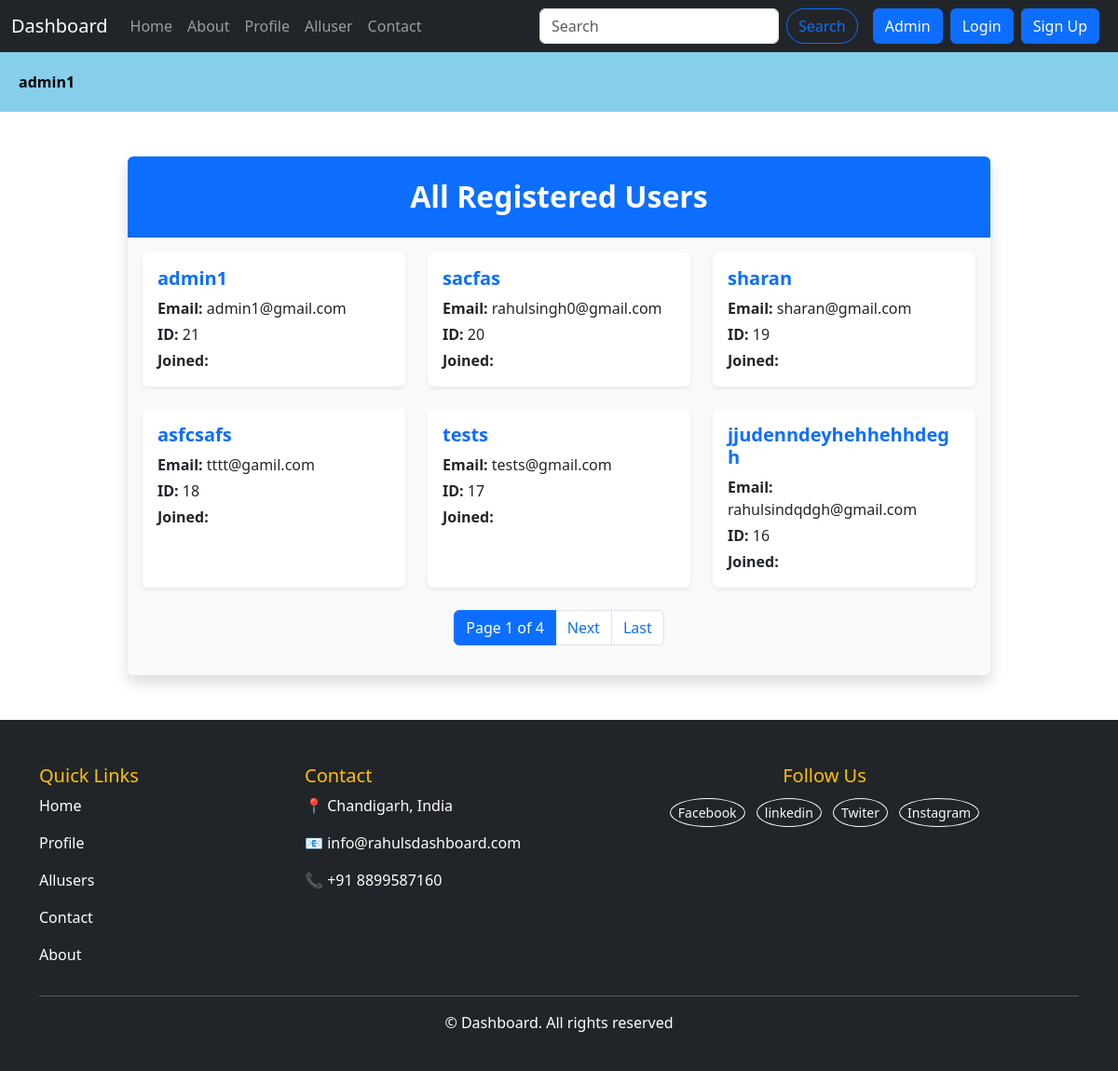
/allusers/, run on an earlier commit of the app's database.
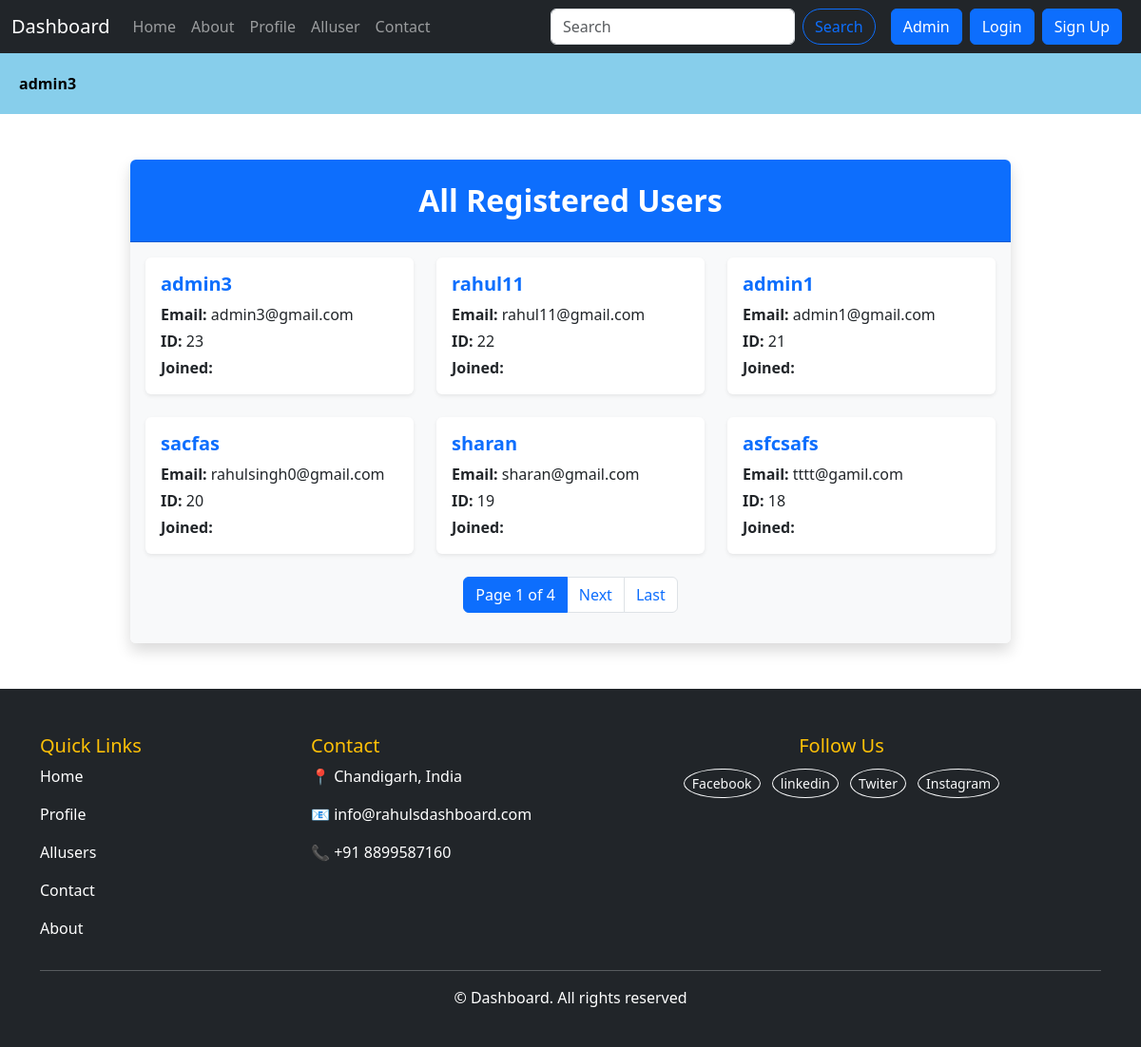
And on a later commit of the database.
### dashboard/models.py (models this page shows, shortened)
class User(AbstractBaseUser, PermissionsMixin):
    email = models.EmailField(
        verbose_name="Email",
        max_length=255,
        unique=True,
    )
    name = models.CharField(max_length=200)
    tc = models.BooleanField()
    is_active = models.BooleanField(default=True)
    is_admin = models.BooleanField(default=False)
    created_at = models.DateTimeField(auto_now_add=True)
    updated_at = models.DateTimeField(auto_now=True)
    objects = UserManager()
    USERNAME_FIELD = "email"
    REQUIRED_FIELDS = ["name" , 'tc']

### dashboard/views.py (the view)
# urls.py: path('allusers/', all_users_view, name='all_users'),
def all_users_view(request):
    users_list = User.objects.all().order_by('-created_at')
    paginator = Paginator(users_list, 6)  # Show 6 users per page
    page_number = request.GET.get('page')
    users = paginator.get_page(page_number)
    return render(request, 'alluser.html', {'users': users})

### dashboard/templates/alluser.html (shortened to what this page needs)
{% extends "base.html" %}
{% block body %}
<marquee style="background-color: skyblue; color: black; padding: 20px; font-weight: bold;">
    {% if users %}
        {{ users.0.name }}
    {% else %}
        No new user.
    {% endif %}
</marquee>
<div class="container py-5">
    <div class="row justify-content-center">
        <div class="col-lg-10">
            <div class="card shadow border-0">
                <div class="card-header bg-primary text-white text-center py-4 rounded-top">
                    <h2 class="fw-bold mb-0">All Registered Users</h2>
                </div>
                <div class="card-body bg-light rounded-bottom">
                    <div class="row g-4">
                        {% for user in users %}
                        <div class="col-md-6 col-xl-4">
                            <div class="card h-100 shadow-sm border-0">
                                <div class="card-body">
                                    <h5 class="card-title text-primary fw-semibold mb-2">
                                        {{ user.name }}
                                    </h5>
                                    <p class="mb-1"><strong>Email:</strong> {{ user.email }}</p>
                                    <p class="mb-1"><strong>ID:</strong> {{ user.id }}</p>
                                    <p class="mb-0"><strong>Joined:</strong> {{ user.date_joined|date:"M d, Y - H:i" }}</p>
                                </div>
                            </div>
                        </div>
                        {% empty %}
                        <div class="col-12 text-center text-muted py-4">
                            <p>No users found.</p>
                        </div>
                        {% endfor %}
                    </div>
                    <nav class="mt-4">
                        <ul class="pagination justify-content-center">
                            <li class="page-item active">
                                <span class="page-link">
                                    Page {{ users.number }} of {{ users.paginator.num_pages }}
                                </span>
                            </li>
                            {% if users.has_next %}
                            <li class="page-item">
                                <a class="page-link" href="?page={{ users.next_page_number }}">Next</a>
                            </li>
                            <li class="page-item">
                                <a class="page-link" href="?page={{ users.paginator.num_pages }}">Last</a>
                            </li>
                            {% endif %}
                        </ul>
                    </nav>
                </div>
            </div>
        </div>
    </div>
</div>
{% endblock body %}

### dashboard/templates/base.html (shortened to what this page needs)
<!doctype html>
<html lang="en" dir="ltr">
<head>
    <link rel="stylesheet" href="https://cdn.jsdelivr.net/npm/bootstrap@5.3.5/dist/css/bootstrap.min.css"
>
</head>
<body>
    <nav class="navbar navbar-expand-lg navbar-dark bg-dark">
        <div class="container-fluid">
            <a class="navbar-brand" href="#">Dashboard</a>
            <div class="collapse navbar-collapse" id="navbarSupportedContent">
                <ul class="navbar-nav me-auto mb-2 mb-lg-0">
                    <li class="nav-item {% block homeactive %}{% endblock homeactive %}">
                        <a class="nav-link" href="/">Home</a>
                    </li>
                    <li class="nav-item {% block aboutactive %}{% endblock aboutactive %}">
                        <a class="nav-link" href="/about">About</a>
                    </li>
                    <li class="nav-item {% block blogactive %}{% endblock blogactive %}">
                        <a class="nav-link" href="/profile">Profile</a>
                    </li>
                    <li class="nav-item {% block alluseractive %}{% endblock alluseractive %}">
                        <a class="nav-link" href="/allusers">Alluser</a>
                    </li>
                    <li class="nav-item {% block contactactive %}{% endblock contactactive %}">
                        <a class="nav-link" href="/contact">Contact</a>
                    </li>
                </ul>
                <form method="get" action="/search" class="d-flex mx-3" role="search">
                    <input class="form-control me-2" type="search" placeholder="Search" name="query" id="query"
                        required>
                    <button class="btn btn-outline-primary rounded-pill" type="submit">Search</button>
                </form>
                <button class="btn btn-primary me-2"><a class="nav-link" href="/admin">Admin</a></button>
                {% if user.is_authenticated %}
                <ul class="navbar-nav">
                    <li class="nav-item dropdown">
                        <a class="nav-link dropdown-toggle text-white" href="#" role="button" data-bs-toggle="dropdown">
                            Welcome {{ user.username }}
                        </a>
                        <ul class="dropdown-menu dropdown-menu-end">
                            <li>
                                <form method="POST" action="{% url 'logout' %}">
                                    {% csrf_token %}
                                    <button type="submit" class="dropdown-item">Logout</button>
                                </form>
                            </li>
                        </ul>
                    </li>
                </ul>
                {% else %}
                <button class="btn btn-primary me-2" data-bs-toggle="modal"
                    data-bs-target="#loginModal">Login</button>
                <button class="btn btn-primary me-2" data-bs-toggle="modal" data-bs-target="#signupModal">Sign
                    Up</button>
                {% endif %}
            </div>
        </div>
    </nav>
    {% block body %}{% endblock body %}
    <footer class="bg-dark text-white pt-5 pb-4">
        <div class="container">
            <div class="row">
                <div class="col-md-3">
                    <h5 class="text-warning">Quick Links</h5>
                    <p><a href="/" class="text-white text-decoration-none">Home</a></p>
                    <p><a href="/profile" class="text-white text-decoration-none">Profile</a></p>
                    <p><a href="/allusers" class="text-white text-decoration-none">Allusers</a></p>
                    <p><a href="/contact" class="text-white text-decoration-none">Contact</a></p>
                    <p><a href="/about" class="text-white text-decoration-none">About</a></p>
                </div>
                <div class="col-md-3">
                    <h5 class="text-warning">Contact</h5>
                    <p>📍 Chandigarh, India</p>
                    <p>📧 info@rahulsdashboard.com</p>
                    <p>📞 +91 8899587160</p>
                </div>
                <div class="col-md-6 text-center">
                    <h5 class="text-warning">Follow Us</h5>
                    <a href="#" class="btn btn-outline-light btn-sm m-1 rounded-circle">Facebook</a>
                    <a href="#" class="btn btn-outline-light btn-sm m-1 rounded-circle">linkedin</a>
                    <a href="#" class="btn btn-outline-light btn-sm m-1 rounded-circle">Twiter</a>
                    <a href="#" class="btn btn-outline-light btn-sm m-1 rounded-circle">Instagram</a>
                </div>
            </div>
            <hr class="text-light" />
            <p class="text-center">&copy; Dashboard. All rights reserved</p>
        </div>
    </footer>
</body>
</html>

What changed in the data, as far as the page shows it:
no longer on this page (row unchanged): User: name "tests", email "tests@gmail.com", id "17"
no longer on this page (row unchanged): User: name "jjudenndeyhehhehhdegh", email "rahulsindqdgh@gmail.com", id "16"
added User: name "admin3", email "admin3@gmail.com", id "23"
added User: name "rahul11", email "rahul11@gmail.com", id "22"
Also different on the page:
{{ users.0.name }}: "admin1" → "admin3"
